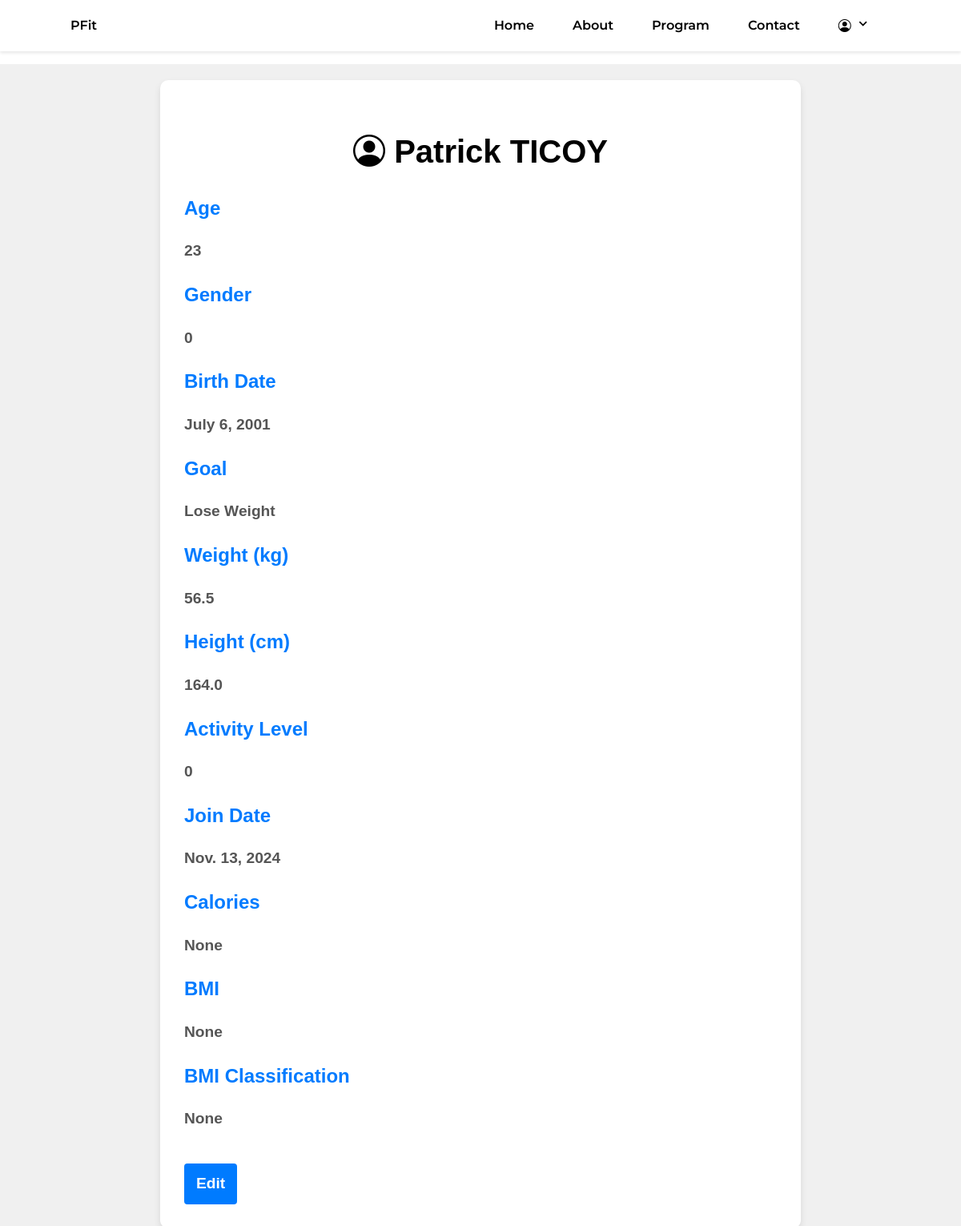
The app's page /info/1/, older data.
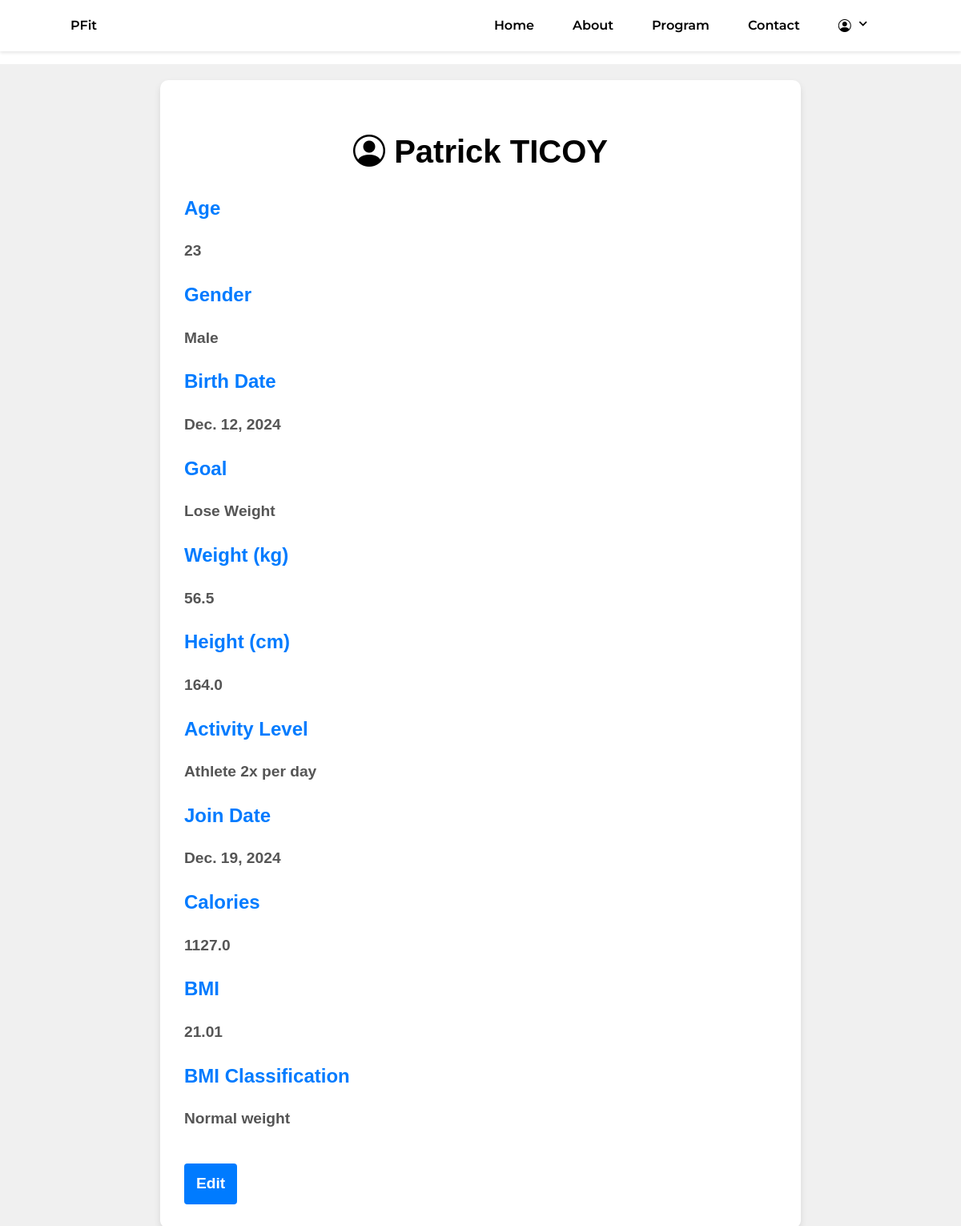
The same page, newer data.
### app/models.py (models this page shows, shortened)
class Client(models.Model):
    clientID = models.AutoField(primary_key=True)
    fname = models.CharField(max_length=100,null = False)
    lname = models.CharField(max_length=100, null = False)
    clientAge=models.PositiveIntegerField()
    gender_choices = (
        ('M', 'Male'),
        ('F', 'Female'),
        ('', 'Other'),
    )
    clientSex = models.CharField(max_length=10, choices=gender_choices)
    birthdate = models.DateField()
    goal = models.ForeignKey(Goals, on_delete=models.CASCADE)
    weight = models.FloatField()
    height = models.FloatField()
    level_choices = (
        ('Sedentary', 'Sedentary'),
        ('Lightly Active', 'Lightly Active'),
        ('Moderately Active', 'Moderately Active'),
        ('Very Active', 'Very Active'),
        ('Athlete 2x per day', 'Athlete 2x per day'),
    )
    activityLevel = models.CharField(max_length=100, choices=level_choices)
    joinedDate = models.DateField(null = False)
    bmi = models.FloatField(null=True, blank=True)
    calories = models.FloatField(null=True, blank=True)
    bmi_category = models.CharField(max_length=10, null=True, blank=True)

class Goals(models.Model):
    goalID = models.AutoField(primary_key=True)
    goal_name =  models.CharField(max_length=100)
    goalDescription = models.TextField()
    exerciseDuration = models.PositiveIntegerField()
    def __str__(self):
        return self.goal_name

### app/views.py (the view)
# urls.py: path('info/<int:pk>/', ClientInfoView.as_view(), name='client_info'),
class ClientInfoView(DetailView):
    model = Client
    context_object_name = 'client'
    template_name = 'apps/homepages/client_infoview.html'

### app/templates/apps/homepages/client_infoview.html (shortened to what this page needs)
{% extends 'apps/homepages/homepagebase.html'%}
{% load static %}
{% block content%}
<link rel="stylesheet" href="{% static 'css/profile_info.css' %}">
<div class="client-detail-container">
    <div class="client-detail">
        <h1  class="bi bi-person-circle" style ="color:black;">
            {{ client.fname }} {{ client.lname }}
        </h1>
        <div class="detail-item">
            <h2>Age</h2>
            <p>{{ client.clientAge }}</p>
        </div>
        <div class="detail-item">
            <h2>Gender</h2>
            <p>{{ client.get_clientSex_display }}</p>
        </div>
        <div class="detail-item">
            <h2>Birth Date</h2>
            <p>{{ client.birthdate }}</p>
        </div>
        <div class="detail-item">
            <h2>Goal</h2>
            <p>{{ client.goal }}</p>
        </div>
        <div class="detail-item">
            <h2>Weight (kg)</h2>
            <p>{{ client.weight }}</p>
        </div>
        <div class="detail-item">
            <h2>Height (cm)</h2>
            <p>{{ client.height }}</p>
        </div>
        <div class="detail-item">
            <h2>Activity Level</h2>
            <p>{{ client.get_activityLevel_display }}</p>
        </div>
        <div class="detail-item">
            <h2>Join Date</h2>
            <p>{{ client.joinedDate }}</p>
        </div>
        <div class="detail-item">
            <h2>Calories</h2>
            <p>{{ client.calories }}</p>
        </div>
        <div class="detail-item">
            <h2>BMI</h2>
            <p>{{ client.bmi }}</p>
        </div>
        <div class="detail-item">
            <h2>BMI Classification</h2>
            <p>{{ client.bmi_category }}</p>
        </div>
        <a href= "{% url 'client_update' object.pk %}"class ="cta-btn" type="submit" value ="Edit">Edit</a>
    </div>
</div>
{% endblock content %}

### app/templates/apps/homepages/homepagebase.html (shortened to what this page needs)
{%load static%}
<!DOCTYPE html>
<html lang="en">
<head>
    <link rel="stylesheet" href="{% static 'css/homepage.css' %}">
    <link rel="stylesheet" href="https://cdn.jsdelivr.net/npm/bootstrap-icons@1.11.3/font/bootstrap-icons.min.css">
    <link href="https://cdn.jsdelivr.net/npm/boxicons@latest/css/boxicons.min.css" rel="stylesheet"/>
</head>
<body>
    {% include 'apps/homepages/navbar.html' %}
    {% block content%}{% endblock content %}
</body>
</html>

### app/templates/apps/homepages/navbar.html (shortened to what this page needs)
{% load static %}
<link rel="stylesheet" href="{% static 'css/navbar.css' %}">
<header class="header">
    <nav class="nav" id="nav-menu">
      <div class="nav__content bd-grid">
        <a href="" class="nav__perfil">
          <div>
            <span class="nav__name">PFit</span>
          </div>
        </a>
        <div class="nav__menu">
          <ul class="nav__list">
            <li class="nav__item">
              <a href="#" class="nav__link active">Home</a>
            </li>
            <li class="nav__item">
              <a href="{% url 'home' %}#about" class="nav__link">About</a>
            </li>
            <li class="nav__item ">
              <a href="{% url 'home'%}#program" class="nav__link">Program </a>
            </li>
            <li class="nav__item">
              <a href="{% url 'home'%}#footer" class="nav__link">Contact</a>
            </li>
            <li class="nav__item dropdown">
              <a href="" class="bi bi-person-circle" style ="color:black;">
                <i class="bx bx-chevron-down dropdown__icon"></i
                  >
              </a>
            </li>
          </ul>
        </div>
      </div>
    </nav>
</header>

### static/css/homepage.css (style rules this page uses)
* { box-sizing: border-box; }
body { margin: 0; font-family: 'Montserrat', sans-serif; line-height: 1.6; }
p { color: #002C3F; }
span { color: #002C3FB3; }
.cta-btn { display: inline-block; padding: 10px 20px; background-color: #007bff; color: white; text-decoration: none; border-radius: 5px; margin-top: 20px; }
.cta-btn { background-color: #00A359; color: white; padding: 10px 25px; text-decoration: none; font-size: 1.2rem; border-radius: 5px; display: inline-block; margin-top: 20px; }

### static/css/navbar.css (style rules this page uses)
:root { --header-height: 3rem; --first-color: black; --first-color-light: #00A359; --dark-color: black; --white-color: black; --body-font: 'Montserrat', 'sans-serif'; --nav-name-font-size: 1.2rem; --normal-font-size: 1rem; --z-fixed: 100; }
* { box-sizing: border-box; }
@media screen and (min-width: 768px) { :root { --nav-name-font-size: 1rem; --normal-font-size: 1rem; } }
body { margin: var(--header-height) 0 0 0; font-family: var(--body-font); font-size: var(--normal-font-size); font-weight: 600; line-height: 1.6; }
ul { margin: 0; padding: 0; list-style: none; }
a { text-decoration: none; }
.bd-grid { max-width: 1024px; display: grid; grid-template-columns: 100%; margin-left: 1.5rem; margin-right: 1.5rem; }
.header { position: fixed; top: 0; left: 0; width: 100%; height: var(--header-height); padding: 0 1rem; background-color: white; z-index: var(--z-fixed); display: flex; justify-content: space-between; align-items: center; box-shadow: 0 2px 4px rgba(0, 0, 0, 0.1); }
.nav__content { display: flex; flex-direction: column; }
.nav__perfil { display: flex; flex-direction: column; align-items: center; text-align: center; margin-bottom: 3rem; }
.nav__name { display: block; font-size: var(--nav-name-font-size); color: var(--white-color); }
.nav__item { margin-bottom: 2rem; }
.nav__link { color: #295135; }
.active { color: var(--white-color); }
.dropdown__icon { font-size: 1.3rem; transition: .5s; }
@media screen and (min-width: 576px) { .nav { width: 288px; } }
@media screen and (min-width: 768px) { body { margin: 0; } }
@media screen and (min-width: 768px) { .header { height: calc(var(--header-height) + 1rem); } }
@media screen and (min-width: 768px) { .nav { width: 100%; } }
@media screen and (min-width: 768px) { .nav__content { flex-direction: row; justify-content: space-between; align-items: center; } }
@media screen and (min-width: 768px) { .nav__perfil { flex-direction: row; text-align: initial; margin-bottom: 0; } }
@media screen and (min-width: 768px) { .nav__name { color: var(--dark-color); } }
@media screen and (min-width: 768px) { .nav__list { display: flex; align-items: center; } }
@media screen and (min-width: 768px) { .nav__item { margin: 0 1.5rem; padding: 1.4rem 0; } }
@media screen and (min-width: 768px) { .nav__link { color: var(--dark-color); } }
@media screen and (min-width: 768px) { .active { color: var(--first-color); } }
@media screen and (min-width: 768px) { .dropdown { position: relative; } }
@media screen and (min-width: 1024px) { .bd-grid { margin-left: auto; margin-right: auto; } }

### static/css/profile_info.css (style rules this page uses)
html { scroll-behavior: smooth ; scroll-padding: 120px; }
.cta-btn { background-color: #007bff; color: white; padding: 10px 15px; border: none; border-radius: 4px; cursor: pointer; margin-right: 10px; }
.detail-item { margin-bottom: 20px; }
.detail-item h2 { font-size: 1.5em; color: #007bff; margin-bottom: 10px; }
.detail-item p, .detail-item ul { font-size: 1.2em; color: #555; line-height: 1.6; }
.client-detail-container { display: flex; justify-content: center; align-items: center; min-height: 100vh; padding: 20px; background-color: #f0f0f0; margin-top: 80px; }
.client-detail { background-color: #ffffff; padding: 30px; border-radius: 10px; box-shadow: 0 4px 8px rgba(0, 0, 0, 0.1); max-width: 800px; width: 100%; font-family: 'Arial', sans-serif; }
.client-detail h1 { text-align: center; font-size: 2.5em; margin-bottom: 20px; color: #333; }
.detail-item p { font-size: 1.2em; color: #555; line-height: 1.6; }

Row changes from the older to the newer data that the page shows:
changed Client "Patrick": clientSex "0" → "Male"; birthdate "July 6, 2001" → "Dec. 12, 2024"; activityLevel "0" → "Athlete 2x per day"; joinedDate "Nov. 13, 2024" → "Dec. 19, 2024"; calories "None" → "1127.0"; bmi "None" → "21.01"; bmi_category "None" → "Normal weight"
